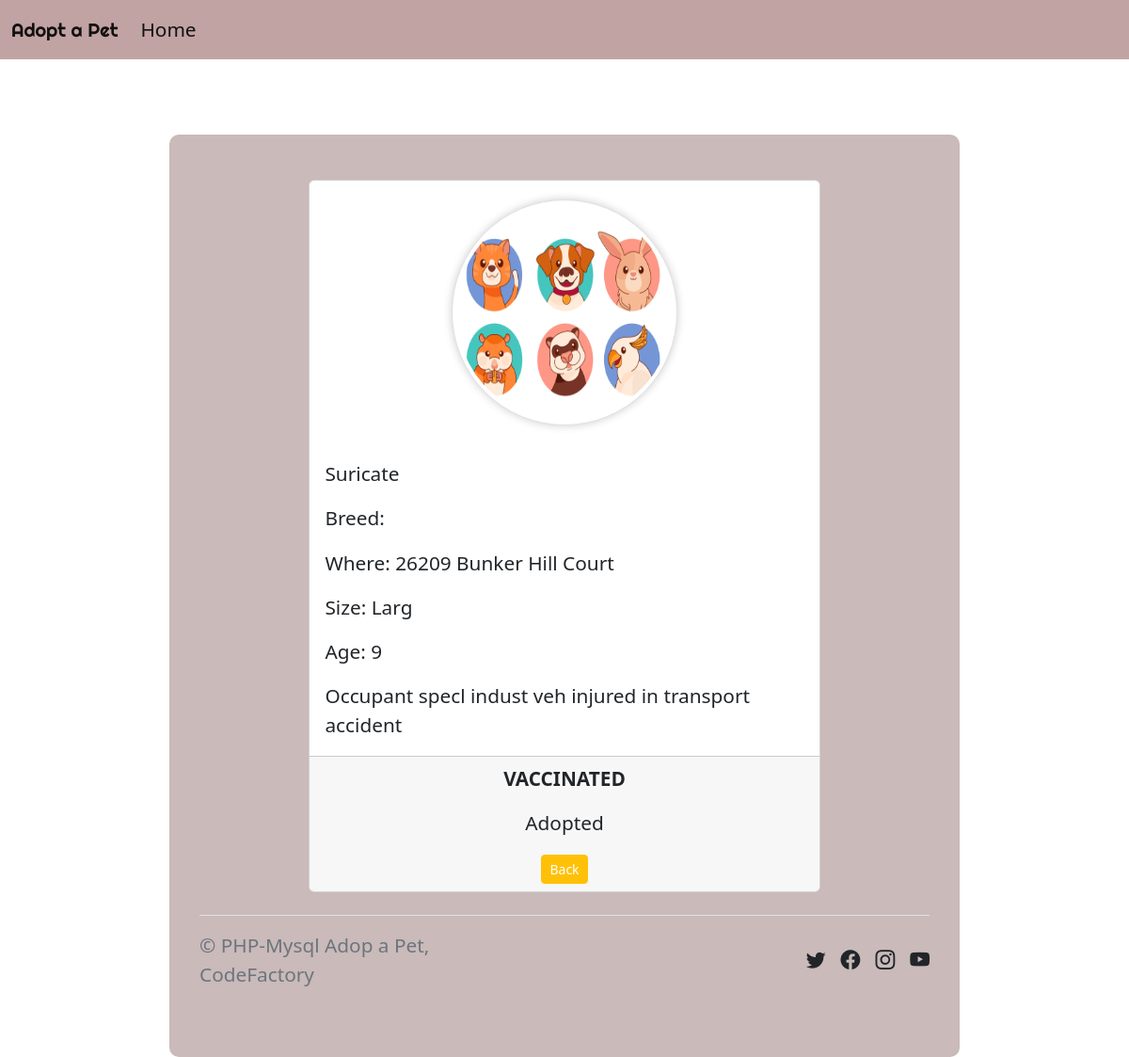
/details.php?id=6 (signed in), run on the app's committed database.
### tables this page shows
CREATE TABLE `animal` (
  `id` int(11) NOT NULL,
  `name` varchar(255) NOT NULL DEFAULT 'Default-Empty',
  `picture` varchar(255) NOT NULL,
  `breed` varchar(255) DEFAULT NULL,
  `live` varchar(255) NOT NULL DEFAULT 'Default-Empty',
  `description` varchar(255) NOT NULL DEFAULT 'Default-Empty',
  `size` varchar(255) NOT NULL DEFAULT 'Default-Empty',
  `age` int(11) NOT NULL DEFAULT 0,
  `vaccinated` tinyint(1) NOT NULL DEFAULT 1,
  `status` tinyint(1) NOT NULL DEFAULT 1
);

### details.php (the view, shortened to what this page needs)
<?php
include_once "components/db_connect.php";
if (isset($_GET['id'])) {
    $sql = "SELECT * FROM `animal` WHERE id = " . $_GET['id'];
    $result = mysqli_query($connect, $sql);
    $rows = mysqli_fetch_all($result, MYSQLI_ASSOC);
    $img = '';
    if (mysqli_num_rows($result) > 0) {
        foreach ($rows as $row) {
            $img = "
                    <img class='img-thumbnail' src='pictures/" . $row['picture'] . "'>
                    ";
            if($row['vaccinated']==1){
                $row['vaccinated'] = 'Vaccinated';
            }else{
                $row['vaccinated'] = 'not Vaccinated';
            }
            if ($row['status'] == 1) {
                $row['status'] = 'Available';
            } else {
                $row['status'] = 'Adopted';
            }
        }
    }
}
?>
<!DOCTYPE html>
<html lang="en">
<head>
    <?php include_once "components/boot.php"; ?>
    <link rel="stylesheet" href="components/Css/style.css">
</head>
<body>
    <nav class="navbar navbar-expand-lg bg-body-tertiary" style="background-color: #C1A3A3;">
        <div class="container-fluid">
            <a class="navbar-brand txtFont" href="index.php">Adopt a Pet</a>
            <div class="collapse navbar-collapse" id="navbarNav">
                <ul class="navbar-nav">
                    <li class="nav-item">
                        <a class="nav-link active" aria-current="page" href="home.php">Home</a>
                    </li>
                </ul>
            </div>
        </div>
    </nav>
    <div class="container" id="details">
        <div class="card" style="width: 70%;">
            <?= $img ?>
            <div class="card-body">
                <p class="card-text"><?= $row['name'] ?></p>
                <p class="card-text">Breed: <?= $row['breed'] ?></p>
                <p class="card-text">Where: <?= $row['live'] ?></p>
                <p class="card-text">Size: <?= $row['size'] ?></p>
                <p class="card-text">Age: <?= $row['age'] ?></p>
                <p class="card-text"><?= $row['description'] ?></p>
            </div>
            <div class='card-footer text-center'>
                <p class="card-text text-uppercase fw-bold"><?= $row['vaccinated'] ?></p>
                <p class="card-text"><?= $row['status'] ?></p>
                <a href="home.php" role="button" class='btn btn-warning btn-sm' id='center' style='color:white'>Back</a>
            </div>
        </div>
        <footer class="d-flex flex-wrap justify-content-between align-items-center py-3 my-4 border-top">
                <div class="col-md-4 d-flex align-items-center">
                    <span class="mb-3 mb-md-0 text-muted">&copy; PHP-Mysql Adop a Pet, CodeFactory</span>
                </div>
                <ul class="nav col-md-4 justify-content-end list-unstyled d-flex">
                    <li class="ms-3"><i class="bi bi-twitter"></i></li>
                    <li class="ms-3"><i class="bi bi-facebook"></i></li>
                    <li class="ms-3"><i class="bi bi-instagram"></i></li>
                    <li class="ms-3"><i class="bi bi-youtube"></i></li>
                </ul>
            </footer>
    </div>
</body>
</html>

### components/css/style.css (style rules this page uses)
* { margin: 0; padding: 0; box-sizing: 0; }
body { font-size: 1.3rem; }
body nav .txtFont { font-family: "Righteous", cursive; }
div#details { background-color: #cababa; margin-top: 5rem; width: 70%; border-radius: 10px; padding: 2rem; }
div#details .card { margin: 1rem auto; }
div#details .card a { text-decoration: none; font-weight: 500; }
div#details .card img { width: 15rem; height: 15rem; border-radius: 50%; margin: 20px auto; box-shadow: 0 0 10px rgba(0, 0, 0, 0.2); }

### data on the page
animal: picture (picture), name "Suricate", live "26209 Bunker Hill Court", size "Larg", age "9", description "Occupant specl indust veh injured in transport accident"

### other printed values
$row['vaccinated'] "VACCINATED"
$row['status'] "Adopted"
